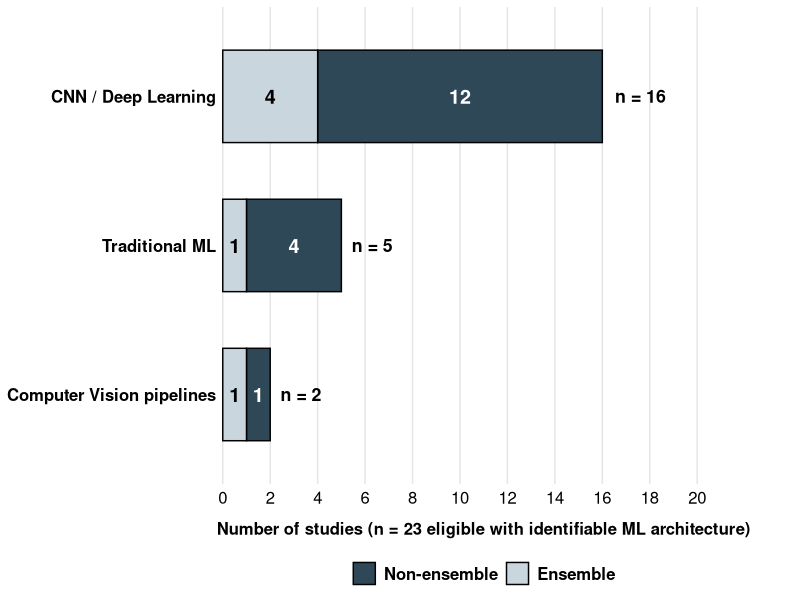

Reproduce this figure in R.
library(ggplot2)
library(dplyr)

master <- read.csv("../data/extraction_master.csv", stringsAsFactors = FALSE, encoding = "UTF-8")
ml <- subset(master, ml_architecture == 1)
families <- c("CNN / Deep Learning", "Traditional ML", "Computer Vision pipelines")

df_arch <- expand.grid(
  Configuration = c("Non-ensemble", "Ensemble"),
  Family = families,
  stringsAsFactors = FALSE
)[, c("Family", "Configuration")]
df_arch$Studies <- mapply(
  function(f, cfg) sum(ml$model_family == f & ml$ensemble == ifelse(cfg == "Ensemble", 1, 0)),
  df_arch$Family, df_arch$Configuration
)
n_ml <- nrow(ml)
x_upper <- ceiling(max(tapply(df_arch$Studies, df_arch$Family, sum)) * 1.15 / 2) * 2 + 2

df_arch$Family <- factor(
  df_arch$Family,
  levels = c(
    "Computer Vision pipelines",
    "Traditional ML",
    "CNN / Deep Learning"
  )
)

df_arch$Configuration <- factor(
  df_arch$Configuration,
  levels = c("Non-ensemble", "Ensemble")
)

totals <- df_arch %>%
  group_by(Family) %>%
  summarise(Total = sum(Studies))

colors_conf <- c(
  "Non-ensemble" = "#2F4858",
  "Ensemble"     = "#C9D6DE"
)

p <- ggplot(df_arch, aes(x = Studies, y = Family, fill = Configuration)) +
  geom_bar(
    stat = "identity",
    width = 0.62,
    colour = "black",
    linewidth = 0.5
  ) +
  geom_text(
    aes(
      label = ifelse(Studies > 0, Studies, ""),
      colour = Configuration
    ),
    position = position_stack(vjust = 0.5),
    size = 5,
    fontface = "bold",
    show.legend = FALSE
  ) +
  geom_text(
    data = totals,
    inherit.aes = FALSE,
    aes(x = Total, y = Family, label = paste0("n = ", Total)),
    hjust = -0.25,
    size = 4.5,
    fontface = "bold",
    colour = "black"
  ) +
  scale_fill_manual(values = colors_conf, name = NULL) +
  scale_colour_manual(values = c(
    "Non-ensemble" = "white",
    "Ensemble"     = "black"
  )) +
  scale_x_continuous(
    limits = c(0, x_upper),
    breaks = seq(0, x_upper - 2, 2),
    expand = c(0, 0)
  ) +
  coord_cartesian(clip = "off") +
  labs(
    x = paste0("Number of studies (n = ", n_ml, " eligible with identifiable ML architecture)"),
    y = NULL
  ) +
  theme_minimal(base_family = "sans") +
  theme(
    legend.position = "bottom",
    legend.text = element_text(size = 12, face = "bold", colour = "black"),
    axis.text.y = element_text(size = 12, face = "bold", colour = "black"),
    axis.text.x = element_text(size = 12, colour = "black"),
    axis.title.x = element_text(
      size = 12,
      face = "bold",
      colour = "black",
      margin = margin(t = 10)
    ),
    plot.margin = margin(t = 5, r = 40, b = 5, l = 5),
    panel.grid.major.y = element_blank(),
    panel.grid.minor = element_blank(),
    panel.grid.major.x = element_line(colour = "gray90")
  )

ggsave("../results/fig_4_architectures.png", plot = p, width = 9, height = 5.2, dpi = 300)
